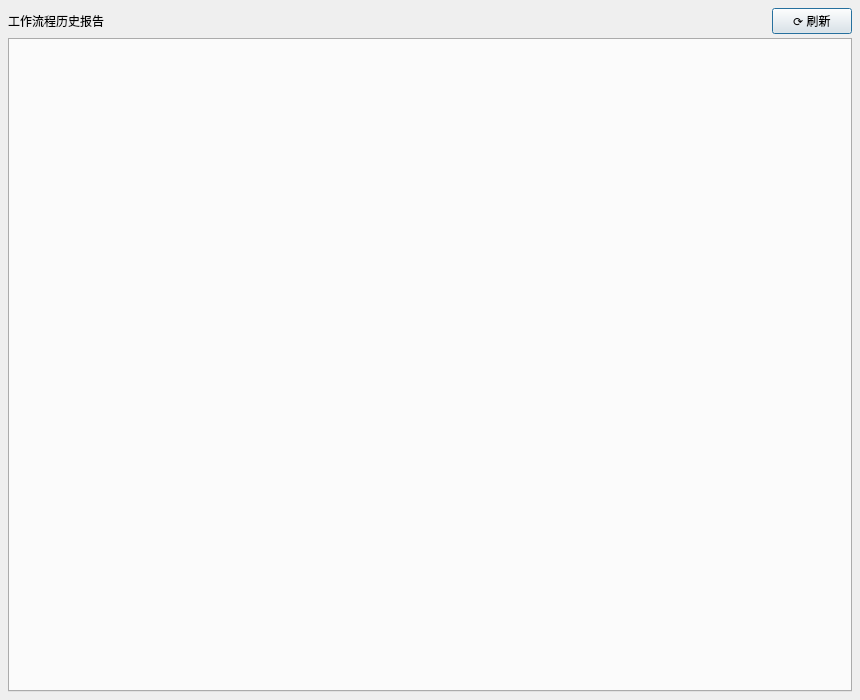
<?xml version="1.0" encoding="UTF-8"?>
<ui version="4.0">
 <class>WorkflowReportDialog</class>
 <widget class="QDialog" name="WorkflowReportDialog">
  <property name="geometry">
   <rect>
    <x>0</x>
    <y>0</y>
    <width>860</width>
    <height>700</height>
   </rect>
  </property>
  <property name="windowTitle">
   <string>工作流程历史报告</string>
  </property>
  <property name="minimumSize">
   <size>
    <width>750</width>
    <height>600</height>
   </size>
  </property>
  <layout class="QVBoxLayout" name="mainLayout">
   <property name="spacing">
    <number>4</number>
   </property>
   <property name="leftMargin">
    <number>8</number>
   </property>
   <property name="topMargin">
    <number>8</number>
   </property>
   <property name="rightMargin">
    <number>8</number>
   </property>
   <property name="bottomMargin">
    <number>8</number>
   </property>
   <item>
    <layout class="QHBoxLayout" name="topBarLayout">
     <item>
      <widget class="QLabel" name="reportTitleLabel">
       <property name="text">
        <string>工作流程历史报告</string>
       </property>
      </widget>
     </item>
     <item>
      <spacer name="topBarSpacer">
       <property name="orientation">
        <enum>Qt::Horizontal</enum>
       </property>
       <property name="sizeHint" stdset="0">
        <size>
         <width>40</width>
         <height>20</height>
        </size>
       </property>
      </spacer>
     </item>
     <item>
      <widget class="QPushButton" name="m_refreshBtn">
       <property name="minimumSize">
        <size>
         <width>80</width>
         <height>0</height>
        </size>
       </property>
       <property name="maximumSize">
        <size>
         <width>80</width>
         <height>16777215</height>
        </size>
       </property>
       <property name="text">
        <string>⟳ 刷新</string>
       </property>
      </widget>
     </item>
    </layout>
   </item>
   <item>
    <widget class="QTabWidget" name="m_tabs">
     <property name="tabPosition">
      <enum>QTabWidget::North</enum>
     </property>
    </widget>
   </item>
  </layout>
 </widget>
 <resources/>
 <connections/>
</ui>
